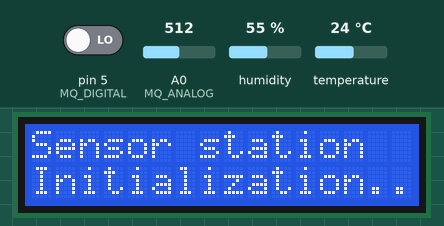
A sketch run on a simulated Arduino Uno, built with avr-gcc and run on an emulated ATmega328P. Shown: 16×2 character LCD. The inputs (shaded band) are chosen by the test bench; at power-on: pin 5 (MQ_DIGITAL) LOW, A0 (MQ_ANALOG) = 512, humidity 55 %, temperature 24 °C.

Above: at 0.1 s.
At 30.2 s:
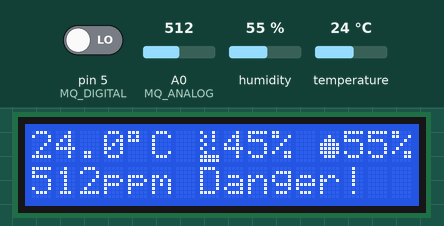

The sketch:

sensebox.ino
```cpp
#include <LiquidCrystal.h>
#include <DHT.h>

#define DHT_PIN 3
#define DHT_TYPE DHT11
#define MQ_DIGITAL 5
#define MQ_ANALOG A0

LiquidCrystal lcd(2,4,8,9,10,11);
DHT dht(DHT_PIN, DHT_TYPE);

byte water_char[] = {
  B00000, B00100, B01110, B11111, B11111, B11111, B01110, B00000
};
byte gas_warning[] = {
  B10010, B01010, B10010, B01000, B10010, B01000, B11111, B11111
};

void setup() {
  // Initialize temp sensor
  dht.begin();

  // Initialize gas sensor
  pinMode(MQ_DIGITAL, INPUT);

  // Initialize LCD display
  lcd.begin(16,2);
  lcd.createChar(0, water_char);
  lcd.createChar(1, gas_warning);
  lcd.setCursor(0, 0);
  lcd.print("Sensor station");
  lcd.setCursor(0, 1);
  lcd.print("Initialization..");
  delay(30000);
  lcd.clear();
}

void loop() {
  // Get readings of the sensors
  float temperature = dht.readTemperature();
  float humidity = dht.readHumidity();
  uint16_t gas_value = analogRead(MQ_ANALOG);
  bool gas_detected = digitalRead(MQ_DIGITAL);

  // Display error message if temp sensor is not connected
  if (isnan(temperature) || isnan(humidity)) {
    lcd.clear();
    lcd.setCursor(0, 0);
    lcd.print("No data...");
  }

  // Display sensor readings
  else {
    lcd.clear();

    // Temperature readings
    lcd.setCursor(0, 0);
    String temp_reading = String(temperature);
    temp_reading.remove(temp_reading.length() - 1);
    lcd.print(temp_reading);
    lcd.print((char)223);
    lcd.print("C");

    // Gas pre-warning
    uint16_t translated_readings = map(gas_value, 0, 1023, 0, 100);
    if (gas_value > 80) {
      lcd.print(" ");
      lcd.write(byte(1));
      lcd.print(map(gas_value, 80, 1023, 0, 100));
      lcd.print("%");
    }

    // Humidity readings
    lcd.setCursor(12, 0);
    lcd.write(byte(0));
    lcd.print(round(dht.readHumidity()));
    lcd.print("%");

    // Gas sensor readings
    lcd.setCursor(0, 1);
    lcd.print(gas_value);
    lcd.print("ppm");

    // Check gas value
    if (gas_value <= 80) {
      lcd.print(" Good");
    } else if (gas_value > 80 && gas_value <= 120) {
      lcd.print(" Detected");
    } else if (gas_value > 120) {
      lcd.print(" Danger!");
    }

  }

  delay(5500);
}
```
